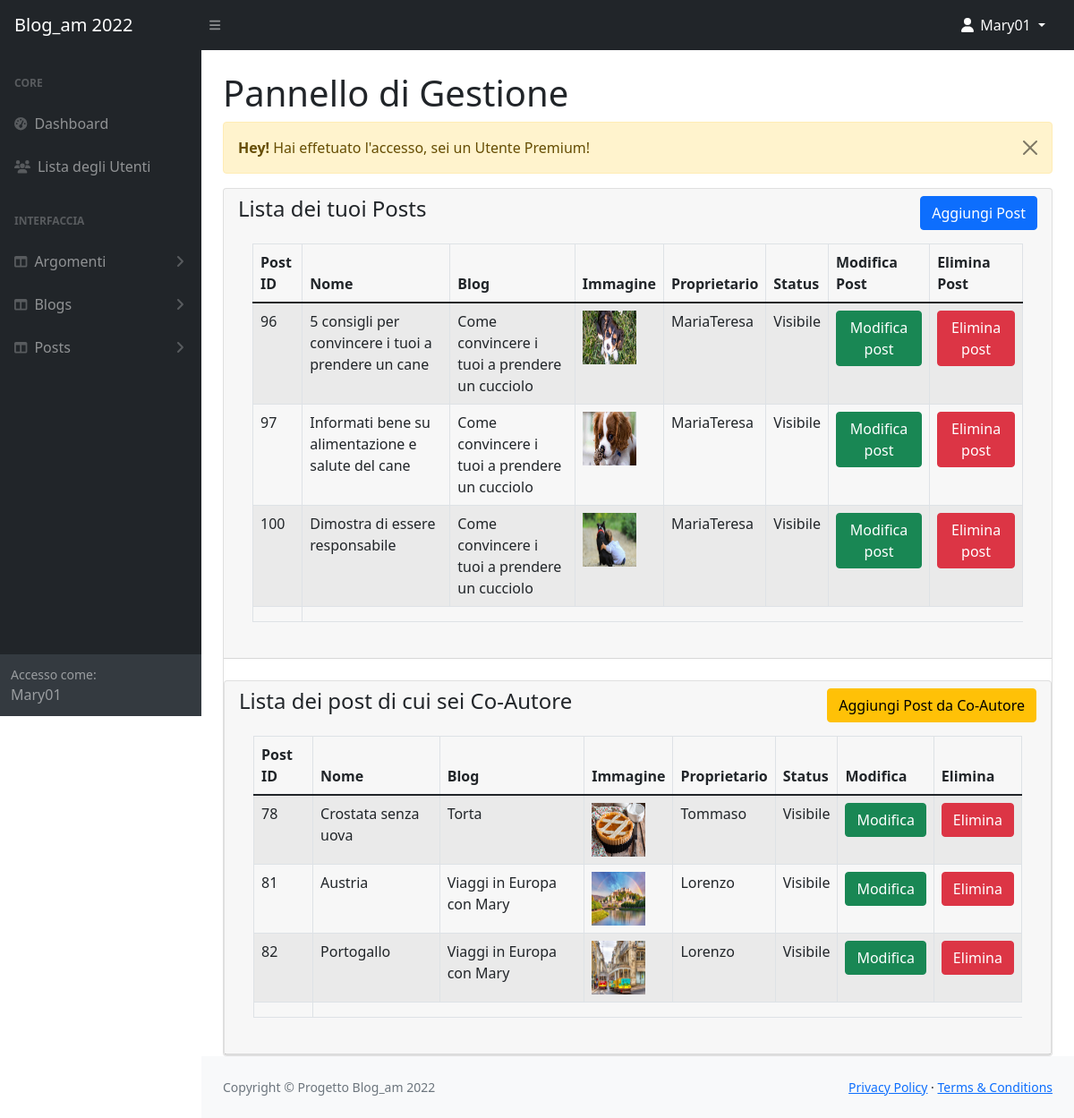
/admin/post-view.php (signed in), run on the app's committed database.
### tables this page shows
CREATE TABLE `posts` (
  `pid` int(11) NOT NULL,
  `p_bid` int(11) NOT NULL,
  `p_uid` int(11) NOT NULL,
  `nome` varchar(252) NOT NULL,
  `slug` varchar(252) NOT NULL,
  `descrizione` text DEFAULT NULL,
  `immagine` varchar(252) DEFAULT NULL,
  `likes` int(11) NOT NULL,
  `status` tinyint(1) DEFAULT 0,
  `data_postato` timestamp NULL DEFAULT current_timestamp()
);

CREATE TABLE `blogs` (
  `bid` int(11) NOT NULL,
  `b_uid` int(11) NOT NULL,
  `b_aid` int(11) NOT NULL,
  `nome` varchar(252) NOT NULL,
  `slug` varchar(252) NOT NULL,
  `descrizione` text DEFAULT NULL,
  `immagine` varchar(252) DEFAULT NULL,
  `status` tinyint(1) NOT NULL DEFAULT 0,
  `data_postato` timestamp NOT NULL DEFAULT current_timestamp()
);

CREATE TABLE `utenti` (
  `uid` int(11) NOT NULL,
  `username` varchar(255) NOT NULL,
  `email` varchar(255) NOT NULL,
  `nome` varchar(255) NOT NULL,
  `cognome` varchar(255) NOT NULL,
  `cfiscale` varchar(16) NOT NULL,
  `password` varchar(255) NOT NULL,
  `d_nascita` date NOT NULL,
  `biografia` text NOT NULL,
  `ruolo` tinyint(1) NOT NULL DEFAULT 0,
  `status` tinyint(1) NOT NULL DEFAULT 0,
  `data_postato` timestamp NOT NULL DEFAULT current_timestamp()
);

### admin/post-view.php (the view, shortened to what this page needs)
<?php include('../config/dbcon.php');
      include('includes/header.php');
?>
<div class="container-fluid px-4">
                        <h1 class="mt-4">Pannello di Gestione</h1>
                <div class="row">
                  <div class="col-md-12">
                    <?php include('includes/message.php') ?>
                    <div class="card">
                        <div class="card-header">
                        <?php if ($_SESSION['auth_role'] == 1):?>
                              <h4>Lista di tutti i posts del sito
                                <a href="post-add.php" class="btn btn-primary float-end">Aggiungi Post</a>
                              </h4>
                              <?php elseif ($_SESSION['auth_role'] == 0 || $_SESSION['auth_role'] == 2):?>
                                <h4>Lista dei tuoi Posts
                                <a href="post-add.php" class="btn btn-primary float-end">Aggiungi Post</a>
                              </h4>
                              <?php endif; ?>
                            <div class="card-body">
                                    <div class="table-responsive">
                                        <table class="table table-bordered table-striped">
                                            <thead>
                                                <tr>
                                                    <th>Post ID</th>
                                                    <th>Nome</th>
                                                    <th>Blog</th>
                                                    <th>Immagine</th>
                                                    <th>Proprietario</th>
                                                    <th>Status</th>
                                                    <th>Modifica Post</th>
                                                    <th>Elimina Post</th>
                                                </tr>
                                            </thead>
                                            <tbody>
                                                <?php
                                                    if($_SESSION['auth_role'] == 0)
                                                    {
                                                     $uidCorrente = $_SESSION['auth_user']['user_id'];
                                                     $posts = "SELECT p.*, b.nome AS blog_nome,u.nome AS utente_nome FROM posts p, blogs b, utenti u WHERE b.bid = p.p_bid AND u.uid = b.b_uid AND b.b_uid = $uidCorrente ORDER BY b.nome ASC";
                                                     $posts_run = mysqli_query($con,$posts);
                                                    }
                                                    elseif($_SESSION['auth_role'] == 2)
                                                    {
                                                     $uidCorrente = $_SESSION['auth_user']['user_id'];
                                                     $posts = "SELECT p.*, b.nome AS blog_nome,u.nome AS utente_nome FROM posts p, blogs b, utenti u WHERE b.bid = p.p_bid AND u.uid = b.b_uid AND b.b_uid = $uidCorrente ORDER BY b.nome ASC";
                                                     $posts_run = mysqli_query($con,$posts);
                                                    }
                                                     if(mysqli_num_rows($posts_run) > 0)
                                                     {
                                                         foreach($posts_run as $post)
                                                         {
                                                            ?>
                                                            <tr>
                                                            <td><?= $post['pid'];?></td>
                                                            <td><?= $post['nome'];?></td>
                                                            <td><?= $post['blog_nome'];?></td>
                                                            <td>  <img src="../caricati/posts/<?= $post['immagine'];?>" width="60px" height="60px" /></td>
                                                            <td><?= $post['utente_nome'];?></td>
                                                            <td><?= $post['status'] == '1' ? 'Archiviato' : 'Visibile'   ?></td>
                                                            <td>
                                                                <a href="post-edit.php?id=<?= $post['pid'];?>" class="btn btn-success">Modifica post</a>
                                                            </td>
                                                            <td>
                                                                <form action="panel-codes.php" method="POST">
                                                                <button type="submit" name="elimina_post" value="<?= $post['pid'];?>" class="btn btn-danger">Elimina post</button>
                                                                </form>
                                                            </td>
                                                            </tr>
                                                            <?php
                                                         }
                                                     }
                                                     else{
                                                         ?>
                                                         <tr>
                                                         <td colspan="6">Nessun post trovato!</td>
                                                         </tr>
                                                         <?php
                                                        }
                                                ?>
                                                <tr>
                                                    <td></td>
                                                </tr>
                                            </tbody>
                                        </table>
                                    </div>
                            </div>
                        </div>
                        <br/>
                    <div class="card">
                        <div class="card-header">
                              <h4>Lista dei post di cui sei Co-Autore
                              <a href="post-coadd.php" class="btn btn-warning float-end">Aggiungi Post da Co-Autore</a>
                              </h4>
                            <div class="card-body">
                                    <div class="table-responsive">
                                        <table class="table table-bordered table-striped">
                                            <thead>
                                                <tr>
                                                    <th>Post ID</th>
                                                    <th>Nome</th>
                                                    <th>Blog</th>
                                                    <th>Immagine</th>
                                                    <th>Proprietario</th>
                                                    <th>Status</th>
                                                    <th>Modifica</th>
                                                    <th>Elimina</th>
                                                </tr>
                                            </thead>
                                            <tbody>
                                                <?php
                                               $posts = "SELECT p.*, c.*, b.nome AS blog_nome,u.nome AS utente_nome FROM posts p, blogs b,coautori c, utenti u WHERE b.bid = p.p_bid AND c.blog_id = b.bid AND p.p_uid = u.uid AND c.coautore_id = $uidCorrente AND c.autore_id != $uidCorrente ORDER BY b.nome ASC";
                                               $posts_run = mysqli_query($con,$posts);
                                                     if(mysqli_num_rows($posts_run) > 0)
                                                     {
                                                         foreach($posts_run as $post)
                                                         {
                                                            ?>
                                                            <tr>
                                                            <td><?= $post['pid'];?></td>
                                                            <td><?= $post['nome'];?></td>
                                                            <td><?= $post['blog_nome'];?></td>
                                                            <td>  <img src="../caricati/posts/<?= $post['immagine'];?>" width="60px" height="60px" /></td>
                                                            <td><?= $post['utente_nome'];?></td>
                                                            <td><?= $post['status'] == '1' ? 'Archiviato' : 'Visibile' ?></td>
                                                            <td>
                                                                <a href="post-coedit.php?id=<?= $post['pid'];?>" class="btn btn-success">Modifica</a>
                                                            </td>
                                                            <td>
                                                                <form action="panel-codes.php" method="POST">
                                                                <button type="submit" name="elimina_post" value="<?= $post['pid'];?>" class="btn btn-danger">Elimina</button>
                                                                </form>
                                                            </td>
                                                            </tr>
                                                            <?php
                                                         }
                                                     }
                                                     else{
                                                         ?>
                                                         <tr>
                                                         <td colspan="6">Nessun risultato trovato!</td>
                                                         </tr>
                                                         <?php
                                                        }
                                                ?>
                                                <tr>
                                                    <td></td>
                                                </tr>
                                            </tbody>
                                        </table>
                                    </div>
                            </div>
                        </div>
                    </div>
                  </div>
                </div>
</div>
<?php
include('includes/footer.php');
include('includes/scripts.php');
?>

### data on the page
posts: pid "96", nome "5 consigli per convincere i tuoi a prendere un cane", p_bid.nome "Come convincere i tuoi a prendere un cucciolo", immagine (picture), utenti.nome "MariaTeresa", status "Visibile"
posts: pid "97", nome "Informati bene su alimentazione e salute del cane", p_bid.nome "Come convincere i tuoi a prendere un cucciolo", immagine (picture), utenti.nome "MariaTeresa", status "Visibile"
posts: pid "100", nome "Dimostra di essere responsabile", p_bid.nome "Come convincere i tuoi a prendere un cucciolo", immagine (picture), utenti.nome "MariaTeresa", status "Visibile"
posts: pid "78", nome "Crostata senza uova", p_bid.nome "Torta", immagine (picture), utenti.nome "Tommaso", status "Visibile"
posts: pid "81", nome "Austria", p_bid.nome "Viaggi in Europa con Mary", immagine (picture), utenti.nome "Lorenzo", status "Visibile"
posts: pid "82", nome "Portogallo", p_bid.nome "Viaggi in Europa con Mary", immagine (picture), utenti.nome "Lorenzo", status "Visibile"

### other printed values
$_SESSION['auth_user']['user_username'] "Mary01"
$_SESSION['message'] "Hai effetuato l'accesso, sei un Utente Premium!"
